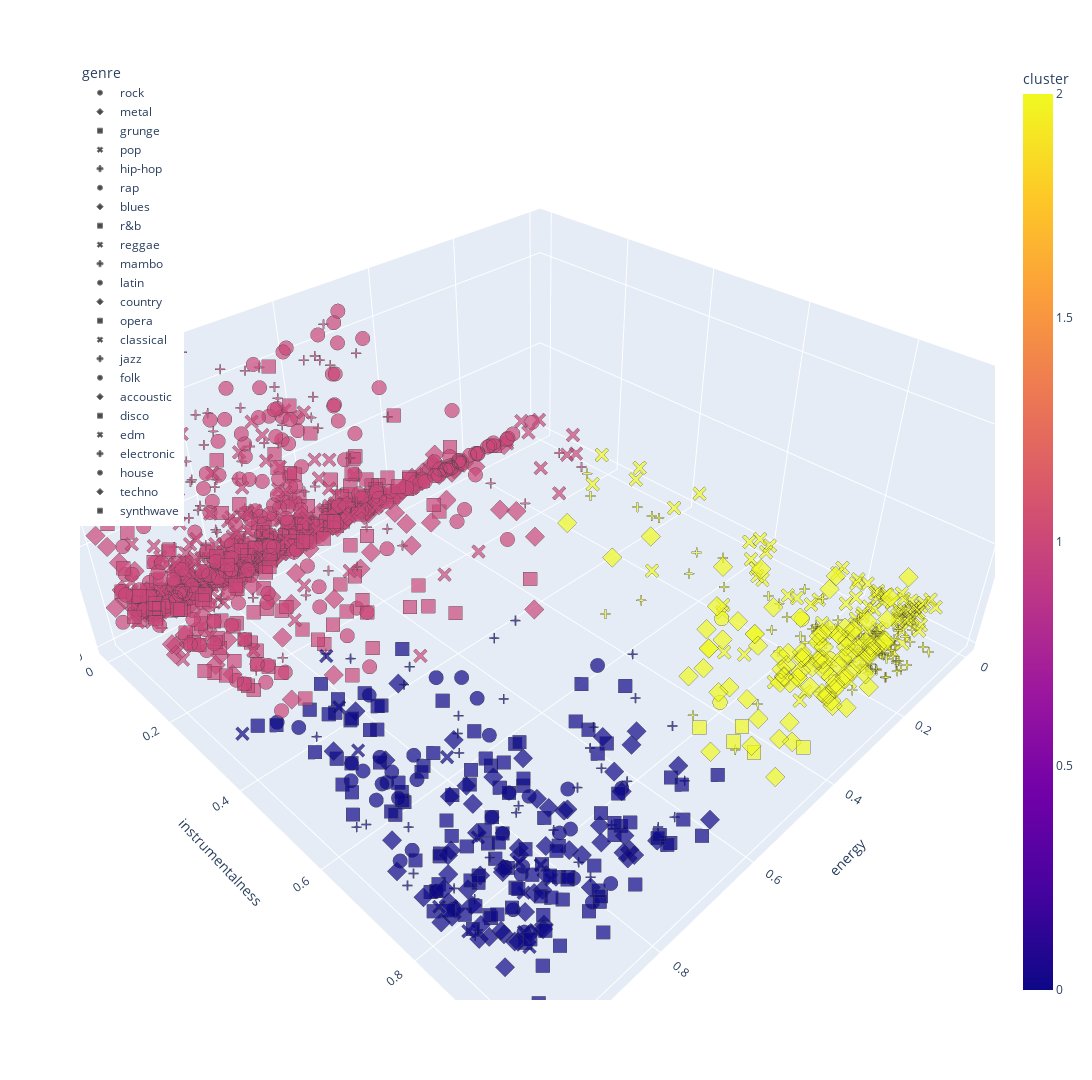

Notebook code for this chart:
### Code cell
# using pca=3, 3d plot
# df, x=X_pca[:, 0], y=X_pca[:, 1], z=X_pca[:, 2],
# labels={"x": "acousticness", "y": "instrumentalness", "z": "speechiness"}

fig = px.scatter_3d(
    df, x=df.energy, y=df.instrumentalness, z=df.speechiness,
    hover_data=["artist_name", "year"],
    color="cluster",
    symbol="genre",
    opacity=0.7,
    hover_name="song_name"
)

fig.update_layout(width=1920, height=1080)
fig.update_layout(legend=dict(orientation="v", yanchor="top", y=1.0, xanchor="left", x=0))
fig.update_traces(marker=dict(size=5, line=dict(width=1)))
